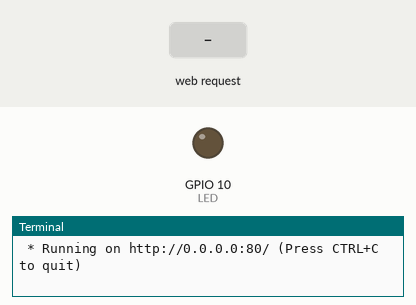
This program was run on a simulated Raspberry Pi (BCM pin numbers). Parts: output pins drawn as LEDs (lit = HIGH), the last lines printed to the terminal. The test bench sets the inputs (shaded band). The clock reads 2024-03-15 10:24:30 at power-on unless the program sets it.

Above: at 1.2 s.
1.3 s: HTTP request for /on/on received
At 1.7 s:
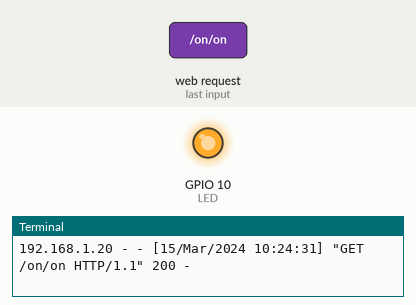
4.3 s: HTTP request for /on/off received
At 5.1 s:
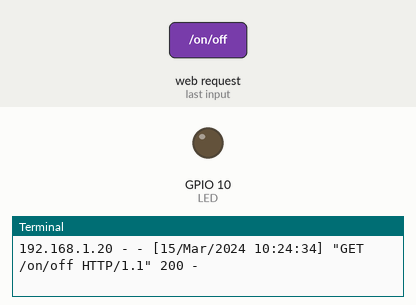
Timing chart, 0 to 7.3 s (numbered marks = the images above; inputs shaded):
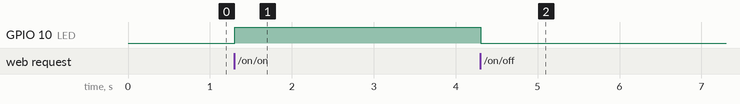

The program:

WiFiLED204Spring.py
```python
from flask import Flask,render_template
import RPi.GPIO as GPIO

app=Flask(__name__)

GPIO.setwarnings(False)     #
GPIO.setmode(GPIO.BCM)      #

LED = 10    # LED input from GPIO2

GPIO.setup(LED, GPIO.OUT)   #configure LED as output
GPIO.output(LED, 0)         #turn off LED to start with


@app.route("/<device>/<action>")
def action(device, action):
    actuator = LED
    if action == "on":
        GPIO.output(actuator, GPIO.HIGH)    #LED on
    if action == "off":
        GPIO.output(actuator, GPIO.LOW)     #LED off
    return ""

if __name__ == '__main__':
    app.run(debug=True, port=80, host='0.0.0.0', use_reloader=False)
```

Measured:
- after the input at 1.3 s, GPIO 10 (LED): LOW → HIGH at once
- after the input at 4.3 s, GPIO 10 (LED): HIGH → LOW at once
